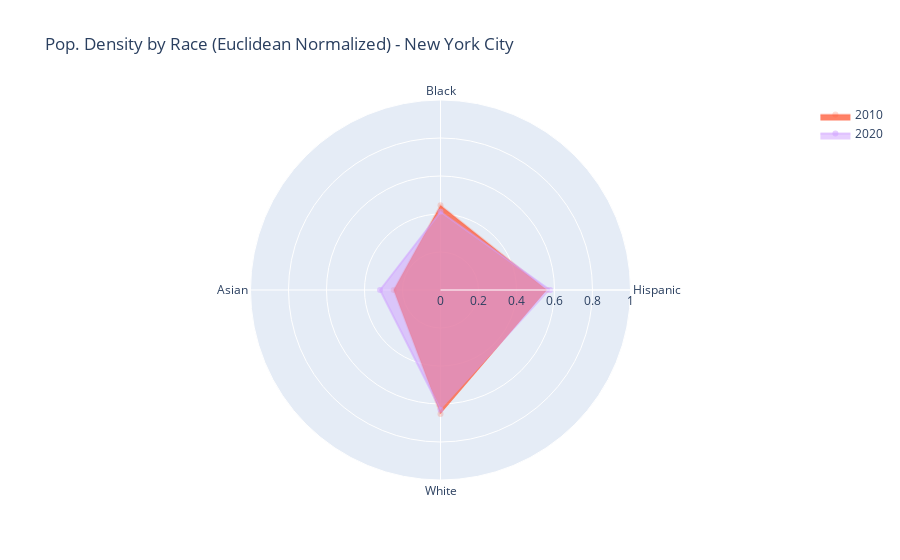
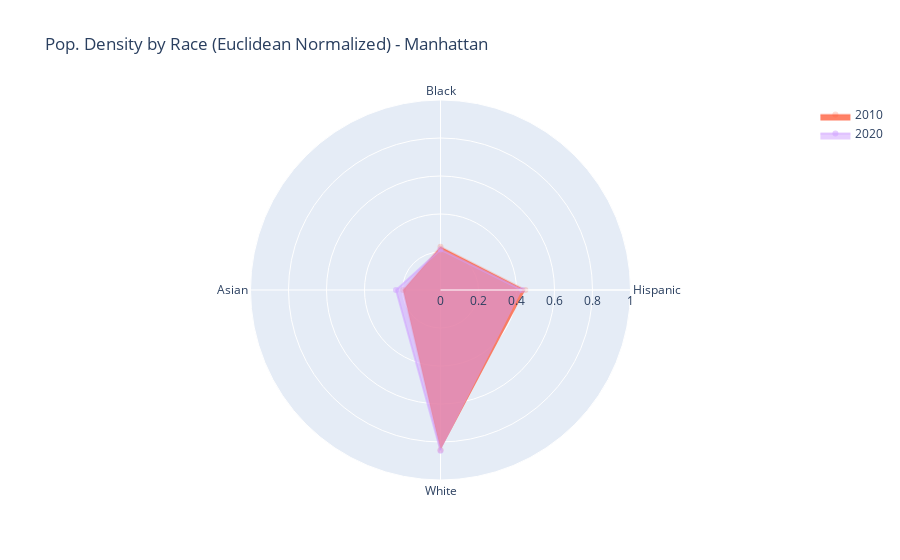
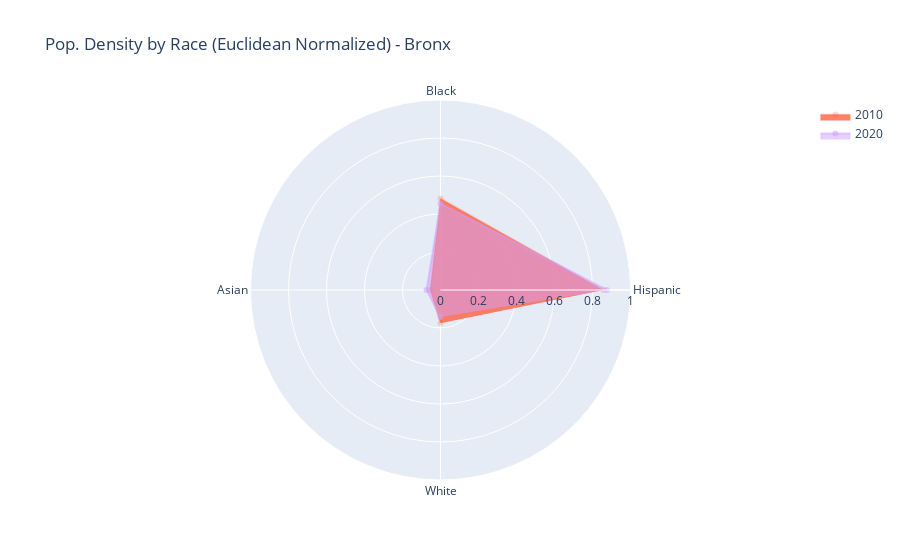
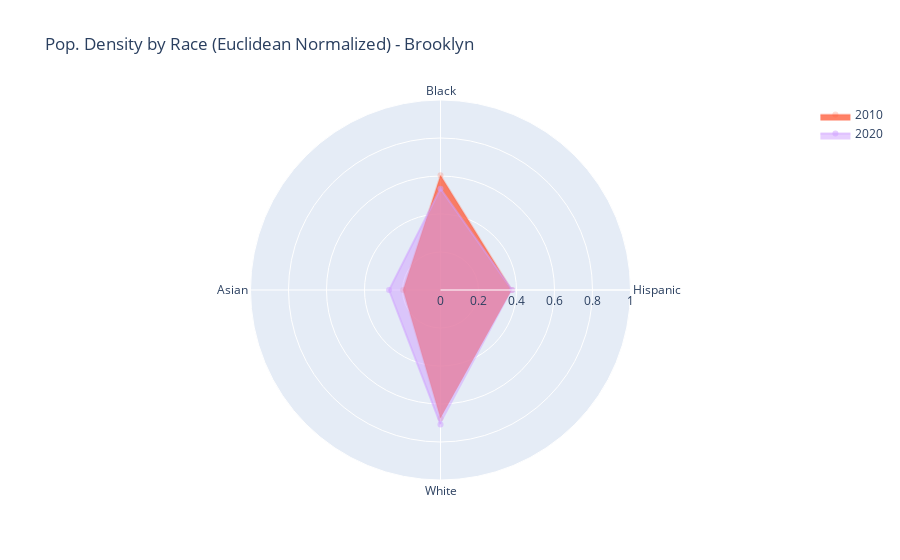

Notebook code for these charts, in order:
### Code cell
import plotly.graph_objects as go
from plotly.subplots import make_subplots

for borough in ['New York City', 'Manhattan', 'Bronx', 'Brooklyn', 'Queens', 'Staten Island']:
    fig_boro = go.Figure()

    fig_boro.add_trace(go.Scatterpolar(
                r=filtered_race_10_rnorm.loc[borough][:],
                theta=list(filtered_race_10_rnorm.columns),
                fill='toself',
                name='2010',
                showlegend=True,
                fillcolor='rgba(255, 87, 51, 0.75)',
                line={'color': 'rgba(255, 87, 51, 0.2)'}))
    fig_boro.add_trace(go.Scatterpolar(
                r=filtered_race_20_rnorm.loc[borough][:],
                theta=list(filtered_race_20_rnorm.columns),
                fill='toself',
                name='2020', 
                showlegend=True,
                fillcolor='rgba(207, 159, 255, 0.5)',
                line={'color': 'rgba(207, 159, 255, 0.5)'}))
    
    fig_boro.update_layout(
        title_text=f'Pop. Density by Race (Euclidean Normalized) - {borough}',
        polar=dict(
            radialaxis=dict(
                visible=True,
                range=[0, 1]
        ))
    )
    
    fig_boro.show()

### Figure 1 — Plotly figure (JSON) as saved in the notebook; plotly's stock layout.template omitted (floating-point values rounded to 4 significant figures)
{"data": [{"fill": "toself", "fillcolor": "rgba(255, 87, 51, 0.75)", "line": {"color": "rgba(255, 87, 51, 0.2)"}, "name": "2010", "r": [0.5601, 0.4463, 0.2465, 0.6529], "showlegend": true, "theta": ["Hispanic", "Black", "Asian", "White"], "type": "scatterpolar"}, {"fill": "toself", "fillcolor": "rgba(207, 159, 255, 0.5)", "line": {"color": "rgba(207, 159, 255, 0.5)"}, "name": "2020", "r": [0.5768, 0.4115, 0.3181, 0.6299], "showlegend": true, "theta": ["Hispanic", "Black", "Asian", "White"], "type": "scatterpolar"}], "layout": {"polar": {"radialaxis": {"range": [0, 1], "visible": true}}, "title": {"text": "Pop. Density by Race (Euclidean Normalized) - New York City"}}}

### Figure 2 — Plotly figure (JSON) as saved in the notebook; plotly's stock layout.template omitted (floating-point values rounded to 4 significant figures)
{"data": [{"fill": "toself", "fillcolor": "rgba(255, 87, 51, 0.75)", "line": {"color": "rgba(255, 87, 51, 0.2)"}, "name": "2010", "r": [0.4466, 0.2273, 0.1966, 0.8427], "showlegend": true, "theta": ["Hispanic", "Black", "Asian", "White"], "type": "scatterpolar"}, {"fill": "toself", "fillcolor": "rgba(207, 159, 255, 0.5)", "line": {"color": "rgba(207, 159, 255, 0.5)"}, "name": "2020", "r": [0.4293, 0.2128, 0.2342, 0.8459], "showlegend": true, "theta": ["Hispanic", "Black", "Asian", "White"], "type": "scatterpolar"}], "layout": {"polar": {"radialaxis": {"range": [0, 1], "visible": true}}, "title": {"text": "Pop. Density by Race (Euclidean Normalized) - Manhattan"}}}

### Figure 3 — Plotly figure (JSON) as saved in the notebook; plotly's stock layout.template omitted (floating-point values rounded to 4 significant figures)
{"data": [{"fill": "toself", "fillcolor": "rgba(255, 87, 51, 0.75)", "line": {"color": "rgba(255, 87, 51, 0.2)"}, "name": "2010", "r": [0.857, 0.4817, 0.05471, 0.1748], "showlegend": true, "theta": ["Hispanic", "Black", "Asian", "White"], "type": "scatterpolar"}, {"fill": "toself", "fillcolor": "rgba(207, 159, 255, 0.5)", "line": {"color": "rgba(207, 159, 255, 0.5)"}, "name": "2020", "r": [0.8758, 0.4554, 0.07359, 0.142], "showlegend": true, "theta": ["Hispanic", "Black", "Asian", "White"], "type": "scatterpolar"}], "layout": {"polar": {"radialaxis": {"range": [0, 1], "visible": true}}, "title": {"text": "Pop. Density by Race (Euclidean Normalized) - Bronx"}}}

### Figure 4 — Plotly figure (JSON) as saved in the notebook; plotly's stock layout.template omitted (floating-point values rounded to 4 significant figures)
{"data": [{"fill": "toself", "fillcolor": "rgba(255, 87, 51, 0.75)", "line": {"color": "rgba(255, 87, 51, 0.2)"}, "name": "2010", "r": [0.3751, 0.604, 0.1966, 0.6752], "showlegend": true, "theta": ["Hispanic", "Black", "Asian", "White"], "type": "scatterpolar"}, {"fill": "toself", "fillcolor": "rgba(207, 159, 255, 0.5)", "line": {"color": "rgba(207, 159, 255, 0.5)"}, "name": "2020", "r": [0.3772, 0.533, 0.2708, 0.7073], "showlegend": true, "theta": ["Hispanic", "Black", "Asian", "White"], "type": "scatterpolar"}], "layout": {"polar": {"radialaxis": {"range": [0, 1], "visible": true}}, "title": {"text": "Pop. Density by Race (Euclidean Normalized) - Brooklyn"}}}
